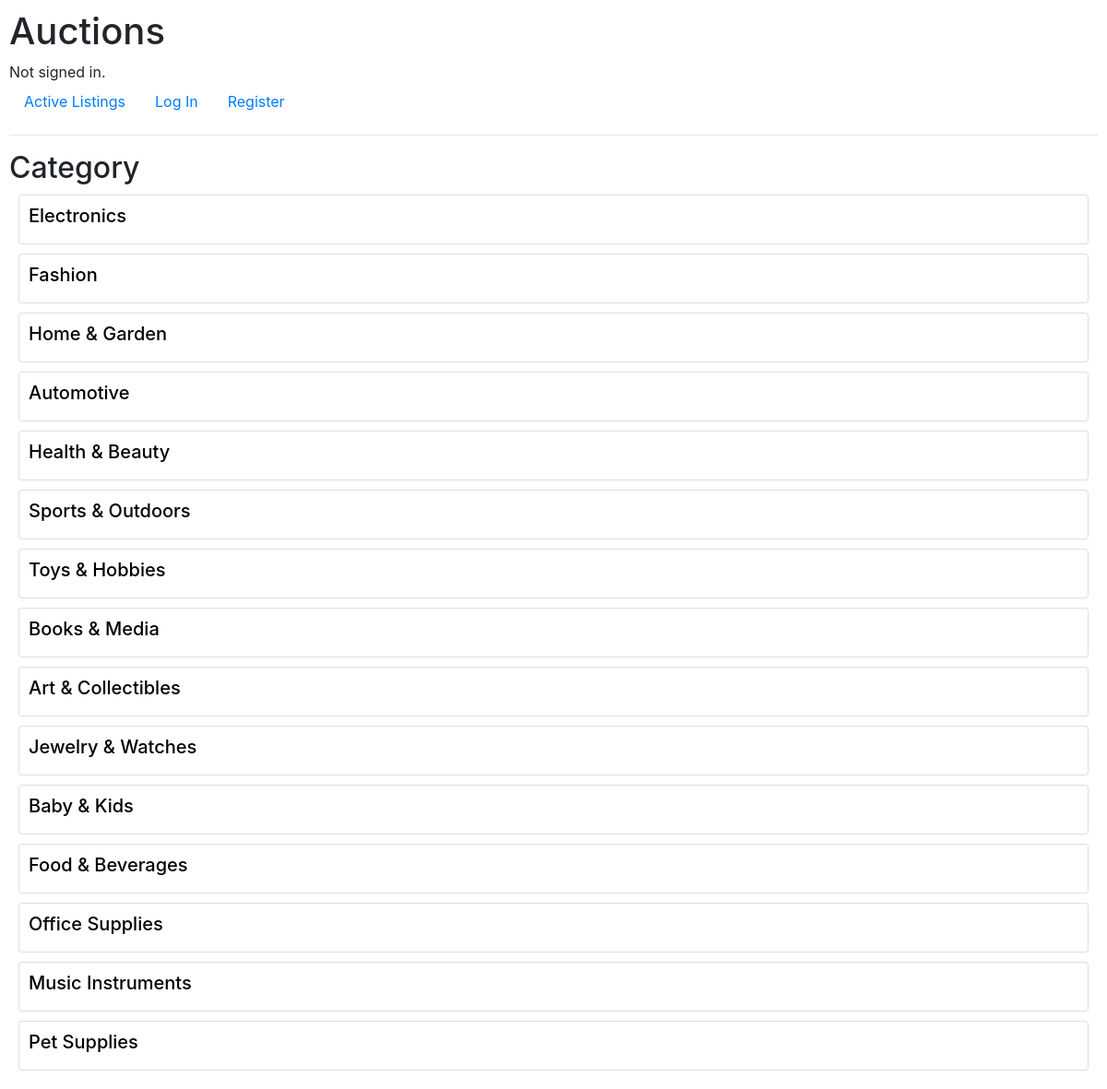
The page /category on the database its author committed.
### auctions/models.py (models this page shows, shortened)
class Category(models.Model):
    name = models.CharField(max_length=64, unique=True)
    description = models.TextField(max_length=2048)
    history = HistoricalRecords()

### auctions/views.py (the view)
# urls.py: path('category', views.category_view, name="categoryView"),
def category_view(request):
    Categories = Category.objects.all()
    return render(request, "auctions/category.html",{
        'Categories':Categories,
    })

### auctions/templates/auctions/category.html
{% extends "auctions/layout.html" %}
{% block body %}
    <h2>Category</h2>
   {% for Category in Categories %}
    <a href="{% url 'auctions:categoryFilter' Category.name %}" class="card_link">
        <div class="card" style="margin: 10px; padding: 10px;">
            <h5>{{Category.name}}</h5>
    </div>
    </a>
    {% endfor %}
{% endblock %}

### auctions/static/auctions/styles.css (style rules this page uses)
body { padding: 10px; }
.card { text-decoration: none; display: grid; grid-template-columns: 250px auto ; margin:10px }
.card_link .card { text-decoration: none; color: black; }
a { text-decoration: none !important }

### rows shown on the page
Category: name "Electronics"
Category: name "Fashion"
Category: name "Home & Garden"
Category: name "Automotive"
Category: name "Health & Beauty"
Category: name "Sports & Outdoors"
Category: name "Toys & Hobbies"
Category: name "Books & Media"
Category: name "Art & Collectibles"
Category: name "Jewelry & Watches"
Category: name "Baby & Kids"
Category: name "Food & Beverages"
Category: name "Office Supplies"
Category: name "Music Instruments"
Category: name "Pet Supplies"
